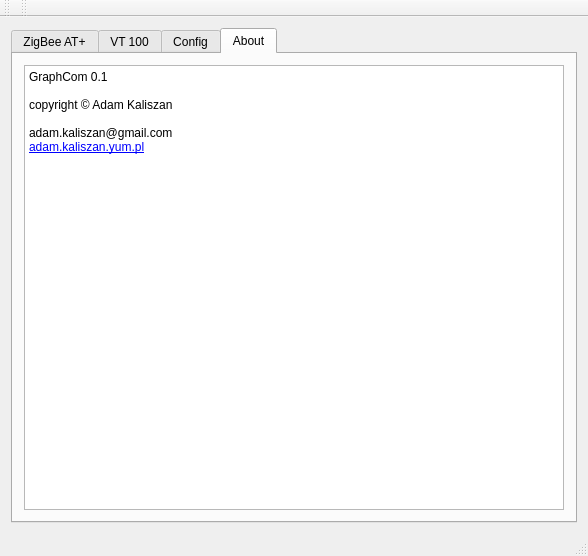
<?xml version="1.0" encoding="UTF-8"?>
<ui version="4.0">
 <class>MainWindow</class>
 <widget class="QMainWindow" name="MainWindow">
  <property name="geometry">
   <rect>
    <x>0</x>
    <y>0</y>
    <width>588</width>
    <height>556</height>
   </rect>
  </property>
  <property name="windowTitle">
   <string>MainWindow</string>
  </property>
  <widget class="QWidget" name="centralWidget">
   <property name="sizePolicy">
    <sizepolicy hsizetype="Minimum" vsizetype="Minimum">
     <horstretch>1</horstretch>
     <verstretch>1</verstretch>
    </sizepolicy>
   </property>
   <property name="minimumSize">
    <size>
     <width>400</width>
     <height>0</height>
    </size>
   </property>
   <layout class="QVBoxLayout" name="verticalLayout">
    <item>
     <widget class="QTabWidget" name="tabWidget">
      <property name="sizePolicy">
       <sizepolicy hsizetype="Minimum" vsizetype="Minimum">
        <horstretch>1</horstretch>
        <verstretch>1</verstretch>
       </sizepolicy>
      </property>
      <property name="currentIndex">
       <number>3</number>
      </property>
      <widget class="QWidget" name="tabAt">
       <attribute name="title">
        <string>ZigBee AT+</string>
       </attribute>
       <layout class="QGridLayout" name="gridLayout">
        <item row="1" column="0" colspan="3">
         <widget class="QLineEdit" name="lineEditAtCmdToSend">
          <property name="sizePolicy">
           <sizepolicy hsizetype="Minimum" vsizetype="Fixed">
            <horstretch>0</horstretch>
            <verstretch>0</verstretch>
           </sizepolicy>
          </property>
         </widget>
        </item>
        <item row="2" column="0" colspan="5">
         <widget class="Line" name="line_AtRead">
          <property name="orientation">
           <enum>Qt::Horizontal</enum>
          </property>
         </widget>
        </item>
        <item row="3" column="0" colspan="5">
         <layout class="QGridLayout" name="gridLayout_AtReadInfo">
          <item row="0" column="0">
           <widget class="QPushButton" name="pushButton_AtAllInfo">
            <property name="text">
             <string>All info</string>
            </property>
           </widget>
          </item>
          <item row="0" column="3">
           <widget class="QPushButton" name="pushButton_AtSelfIEEEaddr">
            <property name="text">
             <string>Self IEEE addr</string>
            </property>
           </widget>
          </item>
          <item row="0" column="1">
           <widget class="QPushButton" name="pushButton_AtSignalCh">
            <property name="text">
             <string>Signal CH</string>
            </property>
           </widget>
          </item>
          <item row="0" column="2">
           <widget class="QPushButton" name="pushButton_AtSelfShortAddr">
            <property name="text">
             <string>Self Short Addr</string>
            </property>
           </widget>
          </item>
          <item row="1" column="0">
           <widget class="QPushButton" name="pushButton_AtSerialInfo">
            <property name="text">
             <string>Serial info</string>
            </property>
           </widget>
          </item>
          <item row="1" column="3">
           <widget class="QPushButton" name="pushButton_AtParentIEEEaddr">
            <property name="text">
             <string>Parent IEEE addr</string>
            </property>
           </widget>
          </item>
          <item row="1" column="2">
           <widget class="QPushButton" name="pushButton_AtParentShortAddr">
            <property name="text">
             <string>Parent Short Addr</string>
            </property>
           </widget>
          </item>
          <item row="1" column="1">
           <widget class="QPushButton" name="pushButton_AtSelfPanId">
            <property name="text">
             <string>SelfPanId</string>
            </property>
           </widget>
          </item>
         </layout>
        </item>
        <item row="0" column="0" colspan="5">
         <widget class="QTextBrowser" name="textBrowserAtResp"/>
        </item>
        <item row="1" column="4">
         <widget class="QPushButton" name="pushButton_AtSend">
          <property name="sizePolicy">
           <sizepolicy hsizetype="Maximum" vsizetype="Fixed">
            <horstretch>0</horstretch>
            <verstretch>0</verstretch>
           </sizepolicy>
          </property>
          <property name="text">
           <string>Send</string>
          </property>
         </widget>
        </item>
        <item row="6" column="0" colspan="5">
         <widget class="Line" name="line_AtSet">
          <property name="orientation">
           <enum>Qt::Horizontal</enum>
          </property>
         </widget>
        </item>
        <item row="7" column="0" colspan="5">
         <layout class="QGridLayout" name="gridLayout_AtSet">
          <item row="3" column="4">
           <widget class="QComboBox" name="comboBox_AtSetBaudrate">
            <property name="sizePolicy">
             <sizepolicy hsizetype="Minimum" vsizetype="Maximum">
              <horstretch>0</horstretch>
              <verstretch>0</verstretch>
             </sizepolicy>
            </property>
            <item>
             <property name="text">
              <string>9600</string>
             </property>
            </item>
            <item>
             <property name="text">
              <string>19200</string>
             </property>
            </item>
            <item>
             <property name="text">
              <string>38400</string>
             </property>
            </item>
            <item>
             <property name="text">
              <string>57600</string>
             </property>
            </item>
            <item>
             <property name="text">
              <string>115200</string>
             </property>
            </item>
           </widget>
          </item>
          <item row="1" column="0">
           <widget class="QPushButton" name="pushButtonAtSetSignalCh">
            <property name="text">
             <string>Set signal channel</string>
            </property>
           </widget>
          </item>
          <item row="3" column="2">
           <widget class="QComboBox" name="comboBoxAtSetCh">
            <property name="sizePolicy">
             <sizepolicy hsizetype="Maximum" vsizetype="Maximum">
              <horstretch>0</horstretch>
              <verstretch>0</verstretch>
             </sizepolicy>
            </property>
            <item>
             <property name="text">
              <string>0</string>
             </property>
            </item>
            <item>
             <property name="text">
              <string>1</string>
             </property>
            </item>
           </widget>
          </item>
          <item row="3" column="1">
           <widget class="QLabel" name="label">
            <property name="text">
             <string>ch</string>
            </property>
           </widget>
          </item>
          <item row="3" column="3">
           <widget class="QLabel" name="label_2">
            <property name="text">
             <string>baud rate</string>
            </property>
           </widget>
          </item>
          <item row="2" column="0">
           <widget class="QPushButton" name="pushButtonAtSetPanId">
            <property name="text">
             <string>Set Pan Id</string>
            </property>
           </widget>
          </item>
          <item row="3" column="5">
           <widget class="QCheckBox" name="checkBoxAtFlowCtrl">
            <property name="sizePolicy">
             <sizepolicy hsizetype="Minimum" vsizetype="Fixed">
              <horstretch>0</horstretch>
              <verstretch>0</verstretch>
             </sizepolicy>
            </property>
            <property name="text">
             <string>flow ctrl.</string>
            </property>
           </widget>
          </item>
          <item row="3" column="0">
           <widget class="QPushButton" name="pushButtonAtSetSerial">
            <property name="text">
             <string>Set serial</string>
            </property>
           </widget>
          </item>
          <item row="1" column="1" colspan="3">
           <widget class="QLabel" name="labelAtSignalChannel">
            <property name="text">
             <string>signal channel</string>
            </property>
            <property name="alignment">
             <set>Qt::AlignRight|Qt::AlignTrailing|Qt::AlignVCenter</set>
            </property>
           </widget>
          </item>
          <item row="1" column="4">
           <widget class="QComboBox" name="comboBoxAtSignalChannel">
            <property name="sizePolicy">
             <sizepolicy hsizetype="Minimum" vsizetype="Fixed">
              <horstretch>0</horstretch>
              <verstretch>0</verstretch>
             </sizepolicy>
            </property>
            <property name="editable">
             <bool>true</bool>
            </property>
            <property name="currentText">
             <string>11</string>
            </property>
            <item>
             <property name="text">
              <string>11</string>
             </property>
            </item>
            <item>
             <property name="text">
              <string>12</string>
             </property>
            </item>
            <item>
             <property name="text">
              <string>13</string>
             </property>
            </item>
            <item>
             <property name="text">
              <string>14</string>
             </property>
            </item>
            <item>
             <property name="text">
              <string>15</string>
             </property>
            </item>
            <item>
             <property name="text">
              <string>16</string>
             </property>
            </item>
           </widget>
          </item>
          <item row="2" column="1" colspan="3">
           <widget class="QLabel" name="labelAtPanId">
            <property name="text">
             <string>pan id (0x0000-0x3FFF)</string>
            </property>
            <property name="alignment">
             <set>Qt::AlignRight|Qt::AlignTrailing|Qt::AlignVCenter</set>
            </property>
           </widget>
          </item>
          <item row="2" column="4">
           <widget class="QLineEdit" name="lineEditAtPanId">
            <property name="sizePolicy">
             <sizepolicy hsizetype="Maximum" vsizetype="Fixed">
              <horstretch>0</horstretch>
              <verstretch>0</verstretch>
             </sizepolicy>
            </property>
           </widget>
          </item>
          <item row="1" column="5">
           <widget class="QPushButton" name="pushButtonAtDefaultSettings">
            <property name="text">
             <string>Default settings</string>
            </property>
           </widget>
          </item>
          <item row="2" column="5">
           <widget class="QPushButton" name="pushButtonAtReset">
            <property name="text">
             <string>Restart</string>
            </property>
           </widget>
          </item>
         </layout>
        </item>
        <item row="1" column="3">
         <widget class="QCheckBox" name="checkBoxAtCustonNewLine">
          <property name="sizePolicy">
           <sizepolicy hsizetype="Maximum" vsizetype="Fixed">
            <horstretch>0</horstretch>
            <verstretch>0</verstretch>
           </sizepolicy>
          </property>
          <property name="text">
           <string>\n</string>
          </property>
         </widget>
        </item>
       </layout>
      </widget>
      <widget class="QWidget" name="tabVT100">
       <attribute name="title">
        <string>VT 100</string>
       </attribute>
       <layout class="QVBoxLayout" name="verticalLayout_2">
        <item>
         <widget class="QTextBrowser" name="textBrowser_VT100"/>
        </item>
       </layout>
      </widget>
      <widget class="QWidget" name="tabConfig">
       <property name="sizePolicy">
        <sizepolicy hsizetype="Minimum" vsizetype="Minimum">
         <horstretch>0</horstretch>
         <verstretch>0</verstretch>
        </sizepolicy>
       </property>
       <property name="minimumSize">
        <size>
         <width>566</width>
         <height>0</height>
        </size>
       </property>
       <attribute name="title">
        <string>Config</string>
       </attribute>
       <layout class="QGridLayout" name="gridLayout_3">
        <item row="4" column="0">
         <widget class="QLabel" name="label_SerialPortVID">
          <property name="text">
           <string>Vendor Identifier</string>
          </property>
         </widget>
        </item>
        <item row="5" column="2">
         <widget class="QLineEdit" name="lineEditSerialPID">
          <property name="readOnly">
           <bool>true</bool>
          </property>
         </widget>
        </item>
        <item row="3" column="2">
         <widget class="QLineEdit" name="lineEditSerialManufacter">
          <property name="readOnly">
           <bool>true</bool>
          </property>
         </widget>
        </item>
        <item row="0" column="0">
         <widget class="QLabel" name="label_SerialPort">
          <property name="text">
           <string>Serial port</string>
          </property>
         </widget>
        </item>
        <item row="0" column="2">
         <widget class="QComboBox" name="comboBox_HW_SerialPorts"/>
        </item>
        <item row="1" column="0">
         <widget class="QLabel" name="label_SerialPortLocation">
          <property name="text">
           <string>Location</string>
          </property>
         </widget>
        </item>
        <item row="5" column="0">
         <widget class="QLabel" name="label_SerialPortPID">
          <property name="text">
           <string>Product Idebtifier</string>
          </property>
         </widget>
        </item>
        <item row="4" column="2">
         <widget class="QLineEdit" name="lineEditSerialVID">
          <property name="readOnly">
           <bool>true</bool>
          </property>
         </widget>
        </item>
        <item row="2" column="0">
         <widget class="QLabel" name="label_SerialPortDescription">
          <property name="text">
           <string>Description</string>
          </property>
         </widget>
        </item>
        <item row="1" column="2">
         <widget class="QLineEdit" name="lineEditSerialLocation">
          <property name="readOnly">
           <bool>true</bool>
          </property>
         </widget>
        </item>
        <item row="3" column="0">
         <widget class="QLabel" name="label_SerialPortManufacter">
          <property name="text">
           <string>Manufacter</string>
          </property>
         </widget>
        </item>
        <item row="2" column="2">
         <widget class="QLineEdit" name="lineEditSerialDescription">
          <property name="readOnly">
           <bool>true</bool>
          </property>
         </widget>
        </item>
        <item row="6" column="0">
         <widget class="QLabel" name="label_SerialPortBusy">
          <property name="text">
           <string>Busy</string>
          </property>
         </widget>
        </item>
        <item row="6" column="2">
         <widget class="QLineEdit" name="lineEditSerialBusy">
          <property name="readOnly">
           <bool>true</bool>
          </property>
         </widget>
        </item>
        <item row="7" column="2">
         <widget class="QComboBox" name="comboBox_SerialBaudrate"/>
        </item>
        <item row="7" column="0">
         <widget class="QLabel" name="label_SerialPortBaudrate">
          <property name="text">
           <string>Baud rate</string>
          </property>
         </widget>
        </item>
        <item row="8" column="2">
         <widget class="QPushButton" name="pushButtonSerialConnect">
          <property name="text">
           <string>Connect</string>
          </property>
         </widget>
        </item>
        <item row="8" column="0">
         <widget class="QPushButton" name="pushButtonConfigRefresh">
          <property name="text">
           <string>Refresh</string>
          </property>
         </widget>
        </item>
       </layout>
      </widget>
      <widget class="QWidget" name="tabAbout">
       <attribute name="title">
        <string>About</string>
       </attribute>
       <layout class="QVBoxLayout" name="verticalLayout_3">
        <item>
         <widget class="QTextBrowser" name="textBrowser">
          <property name="html">
           <string>&lt;!DOCTYPE HTML PUBLIC &quot;-//W3C//DTD HTML 4.0//EN&quot; &quot;http://www.w3.org/TR/REC-html40/strict.dtd&quot;&gt;
&lt;html&gt;&lt;head&gt;&lt;meta name=&quot;qrichtext&quot; content=&quot;1&quot; /&gt;&lt;style type=&quot;text/css&quot;&gt;
p, li { white-space: pre-wrap; }
&lt;/style&gt;&lt;/head&gt;&lt;body style=&quot; font-family:'Noto Sans'; font-size:9pt; font-weight:400; font-style:normal;&quot;&gt;
&lt;p style=&quot; margin-top:0px; margin-bottom:0px; margin-left:0px; margin-right:0px; -qt-block-indent:0; text-indent:0px;&quot;&gt;GraphCom 0.1&lt;/p&gt;
&lt;p style=&quot;-qt-paragraph-type:empty; margin-top:0px; margin-bottom:0px; margin-left:0px; margin-right:0px; -qt-block-indent:0; text-indent:0px;&quot;&gt;&lt;br /&gt;&lt;/p&gt;
&lt;p style=&quot; margin-top:0px; margin-bottom:0px; margin-left:0px; margin-right:0px; -qt-block-indent:0; text-indent:0px;&quot;&gt;copyright © Adam Kaliszan&lt;/p&gt;
&lt;p style=&quot;-qt-paragraph-type:empty; margin-top:0px; margin-bottom:0px; margin-left:0px; margin-right:0px; -qt-block-indent:0; text-indent:0px;&quot;&gt;&lt;br /&gt;&lt;/p&gt;
&lt;p style=&quot; margin-top:0px; margin-bottom:0px; margin-left:0px; margin-right:0px; -qt-block-indent:0; text-indent:0px;&quot;&gt;adam.kaliszan@gmail.com&lt;/p&gt;
&lt;p style=&quot; margin-top:0px; margin-bottom:0px; margin-left:0px; margin-right:0px; -qt-block-indent:0; text-indent:0px;&quot;&gt;&lt;a href=&quot;http://adam.kaliszan.yum.pl&quot;&gt;&lt;span style=&quot; text-decoration: underline; color:#0000ff;&quot;&gt;adam.kaliszan.yum.pl&lt;/span&gt;&lt;/a&gt;&lt;/p&gt;
&lt;p style=&quot;-qt-paragraph-type:empty; margin-top:0px; margin-bottom:0px; margin-left:0px; margin-right:0px; -qt-block-indent:0; text-indent:0px; text-decoration: underline; color:#0000ff;&quot;&gt;&lt;br /&gt;&lt;/p&gt;&lt;/body&gt;&lt;/html&gt;</string>
          </property>
         </widget>
        </item>
       </layout>
      </widget>
     </widget>
    </item>
   </layout>
  </widget>
  <widget class="QMenuBar" name="menuBar">
   <property name="geometry">
    <rect>
     <x>0</x>
     <y>0</y>
     <width>588</width>
     <height>27</height>
    </rect>
   </property>
  </widget>
  <widget class="QToolBar" name="mainToolBar">
   <attribute name="toolBarArea">
    <enum>TopToolBarArea</enum>
   </attribute>
   <attribute name="toolBarBreak">
    <bool>false</bool>
   </attribute>
  </widget>
  <widget class="QStatusBar" name="statusBar"/>
  <widget class="QToolBar" name="toolBar">
   <property name="windowTitle">
    <string>toolBar</string>
   </property>
   <attribute name="toolBarArea">
    <enum>TopToolBarArea</enum>
   </attribute>
   <attribute name="toolBarBreak">
    <bool>false</bool>
   </attribute>
  </widget>
 </widget>
 <layoutdefault spacing="6" margin="11"/>
 <resources/>
 <connections/>
</ui>
